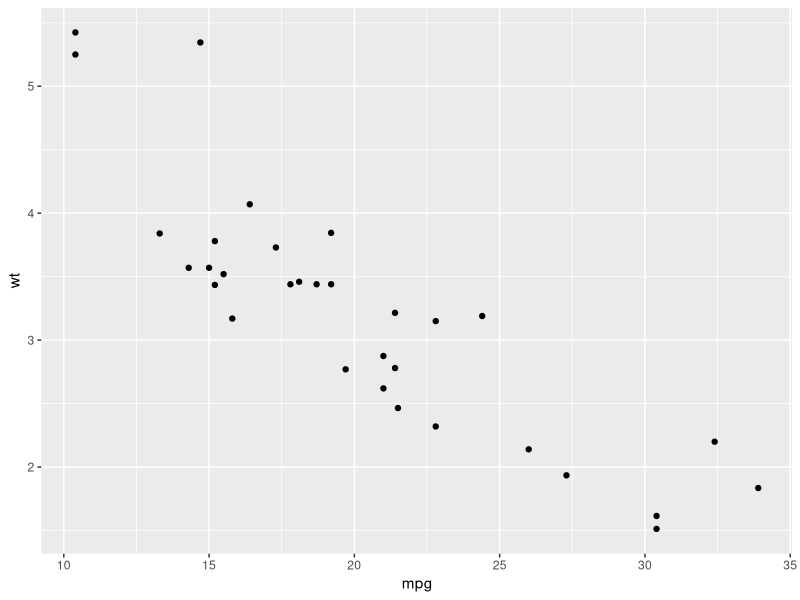
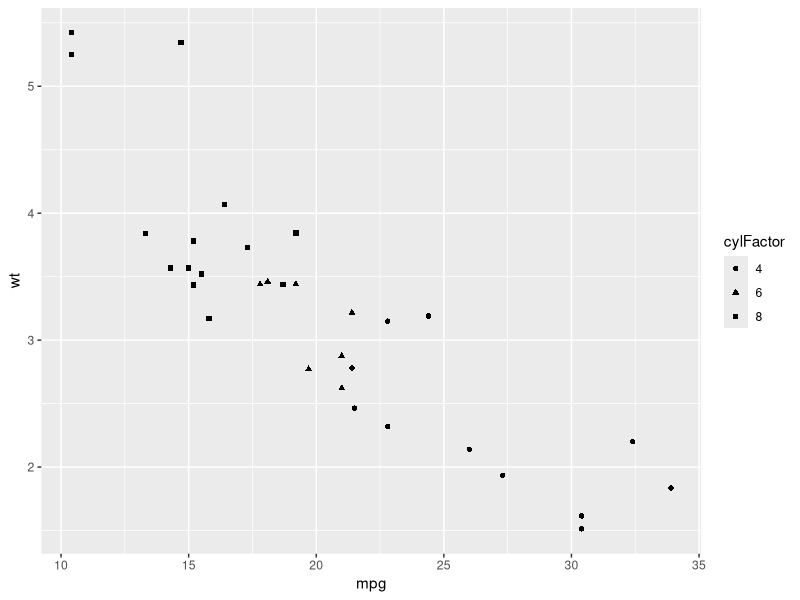
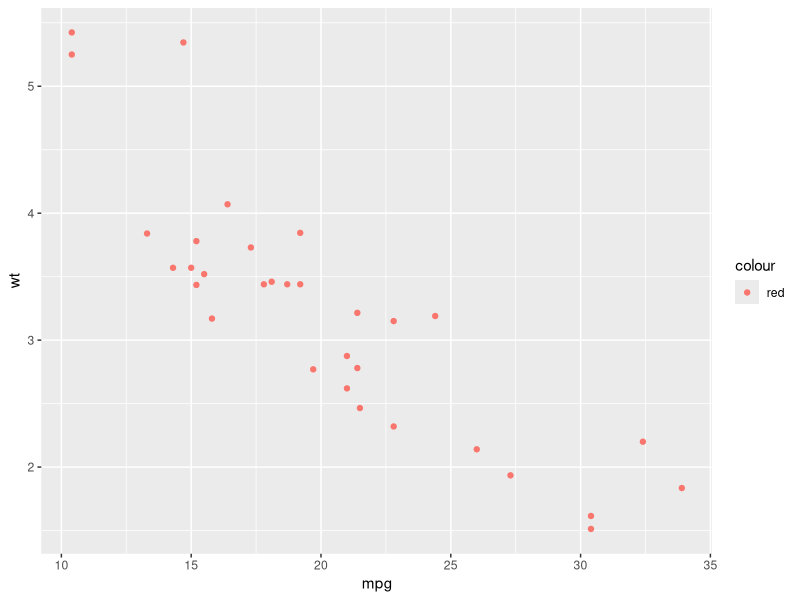
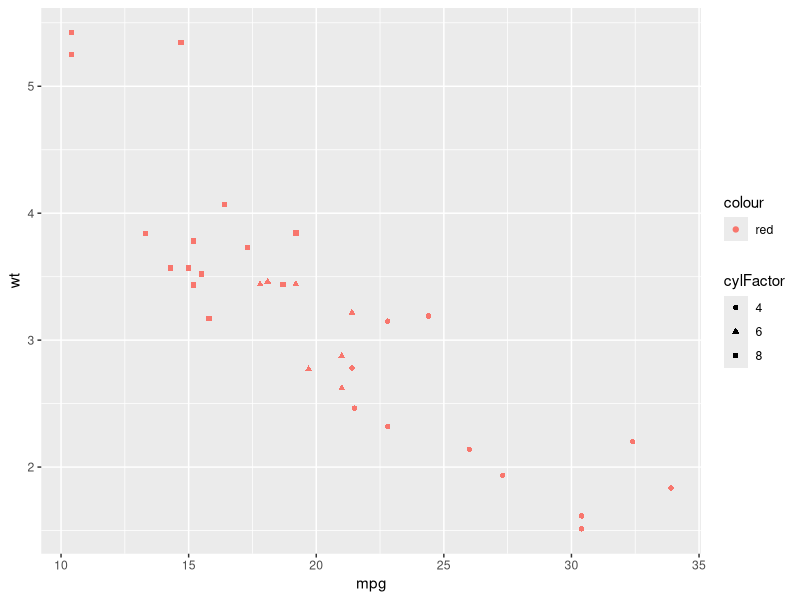
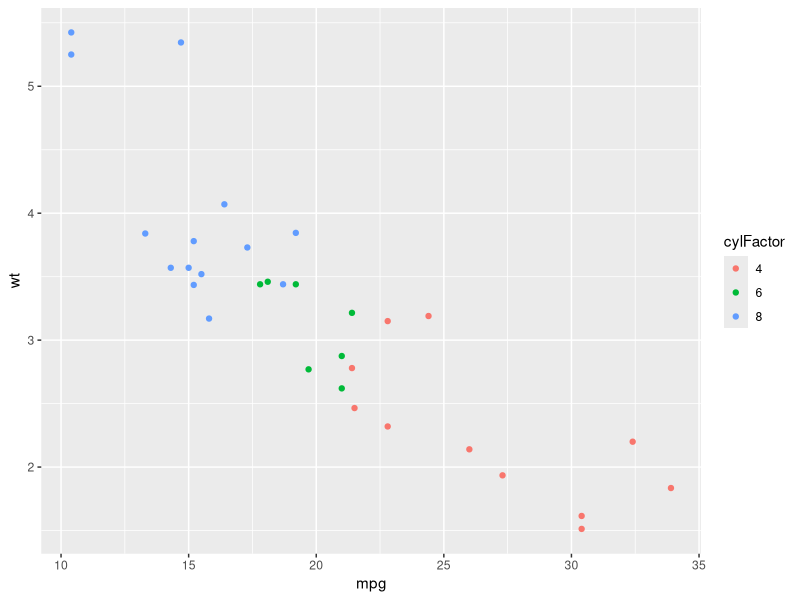
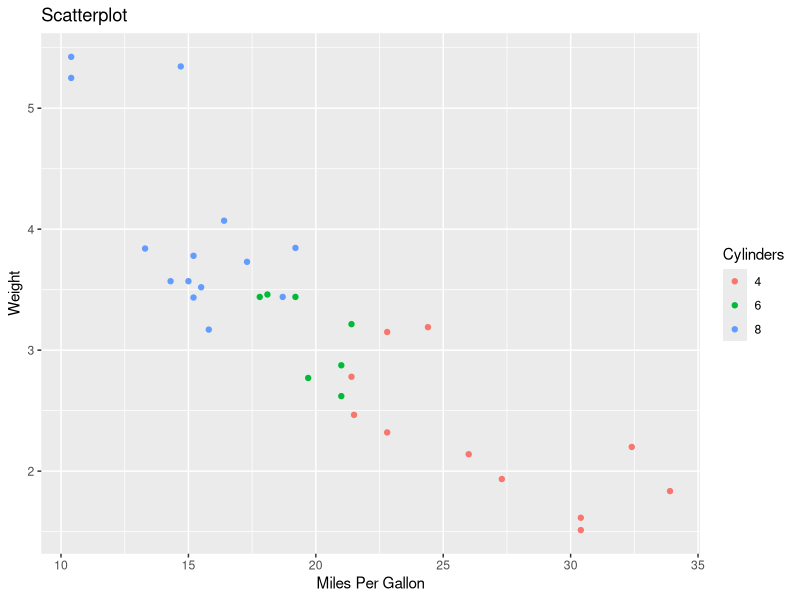

Recreate these plots in R, in order.
## ---- chunk 1
library(ggplot2)
 ggplot(mtcars, aes(x=mpg,y=wt))+geom_point(shape=19)
## ---- chunk 2
library(ggplot2)
mtcars$cylFactor <- factor(mtcars$cyl)
ggplot(mtcars, aes(x=mpg,y=wt,shape=cylFactor)) + geom_point()
## ---- chunk 3
library(ggplot2)
ggplot(mtcars, aes(x=mpg,y=wt,colour="red")) + geom_point()

## ---- chunk 4
library(ggplot2)
mtcars$cylFactor <- factor(mtcars$cyl)
 ggplot(mtcars, aes(x=mpg,y=wt,shape=cylFactor,colour="red")) + geom_point()
## ---- chunk 5
library(ggplot2)
mtcars$cylFactor <- factor(mtcars$cyl)
ggplot(mtcars, aes(x=mpg,y=wt,colour=cylFactor)) + geom_point()
## ---- chunk 6
library(ggplot2)
mtcars$cylFactor <- factor(mtcars$cyl)
ggplot(mtcars,aes(x=mpg,y=wt,color=cylFactor))  +geom_point(shape=19) +xlab("Miles Per Gallon") +ylab("Weight") +labs(colour = "Cylinders") +ggtitle("Scatterplot")
